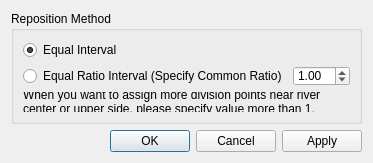
<?xml version="1.0" encoding="UTF-8"?>
<ui version="4.0">
 <class>GridCreatingConditionRiverSurvey15DPointRepositionDialog</class>
 <widget class="QDialog" name="GridCreatingConditionRiverSurvey15DPointRepositionDialog">
  <property name="geometry">
   <rect>
    <x>0</x>
    <y>0</y>
    <width>365</width>
    <height>163</height>
   </rect>
  </property>
  <property name="windowTitle">
   <string>Reposition Division Point</string>
  </property>
  <layout class="QVBoxLayout" name="verticalLayout">
   <item>
    <layout class="QHBoxLayout" name="horizontalLayout">
     <item>
      <widget class="QGroupBox" name="groupBox">
       <property name="title">
        <string>Reposition Method</string>
       </property>
       <layout class="QGridLayout" name="gridLayout">
        <item row="0" column="0">
         <widget class="QRadioButton" name="uniformRadioButton">
          <property name="text">
           <string>Equal Interval</string>
          </property>
          <property name="checked">
           <bool>true</bool>
          </property>
         </widget>
        </item>
        <item row="1" column="0">
         <widget class="QRadioButton" name="equalRatioRadioButton">
          <property name="text">
           <string>Equal Ratio Interval (Specify Common Ratio)</string>
          </property>
         </widget>
        </item>
        <item row="1" column="1">
         <widget class="QDoubleSpinBox" name="ratioSpinBox">
          <property name="minimum">
           <double>0.010000000000000</double>
          </property>
          <property name="singleStep">
           <double>0.100000000000000</double>
          </property>
          <property name="value">
           <double>1.000000000000000</double>
          </property>
         </widget>
        </item>
        <item row="2" column="0" colspan="2">
         <widget class="QLabel" name="label">
          <property name="text">
           <string>When you want to assign more division points near river center or upper side, please specify value more than 1.</string>
          </property>
          <property name="wordWrap">
           <bool>true</bool>
          </property>
         </widget>
        </item>
       </layout>
      </widget>
     </item>
     <item>
      <spacer name="horizontalSpacer">
       <property name="orientation">
        <enum>Qt::Horizontal</enum>
       </property>
       <property name="sizeHint" stdset="0">
        <size>
         <width>4</width>
         <height>20</height>
        </size>
       </property>
      </spacer>
     </item>
    </layout>
   </item>
   <item>
    <spacer name="verticalSpacer">
     <property name="orientation">
      <enum>Qt::Vertical</enum>
     </property>
     <property name="sizeHint" stdset="0">
      <size>
       <width>20</width>
       <height>1</height>
      </size>
     </property>
    </spacer>
   </item>
   <item>
    <widget class="QDialogButtonBox" name="buttonBox">
     <property name="orientation">
      <enum>Qt::Horizontal</enum>
     </property>
     <property name="standardButtons">
      <set>QDialogButtonBox::Apply|QDialogButtonBox::Cancel|QDialogButtonBox::Ok</set>
     </property>
    </widget>
   </item>
  </layout>
 </widget>
 <resources/>
 <connections>
  <connection>
   <sender>buttonBox</sender>
   <signal>accepted()</signal>
   <receiver>GridCreatingConditionRiverSurvey15DPointRepositionDialog</receiver>
   <slot>accept()</slot>
   <hints>
    <hint type="sourcelabel">
     <x>257</x>
     <y>113</y>
    </hint>
    <hint type="destinationlabel">
     <x>157</x>
     <y>274</y>
    </hint>
   </hints>
  </connection>
  <connection>
   <sender>buttonBox</sender>
   <signal>rejected()</signal>
   <receiver>GridCreatingConditionRiverSurvey15DPointRepositionDialog</receiver>
   <slot>reject()</slot>
   <hints>
    <hint type="sourcelabel">
     <x>325</x>
     <y>113</y>
    </hint>
    <hint type="destinationlabel">
     <x>286</x>
     <y>274</y>
    </hint>
   </hints>
  </connection>
  <connection>
   <sender>equalRatioRadioButton</sender>
   <signal>toggled(bool)</signal>
   <receiver>ratioSpinBox</receiver>
   <slot>setEnabled(bool)</slot>
   <hints>
    <hint type="sourcelabel">
     <x>142</x>
     <y>64</y>
    </hint>
    <hint type="destinationlabel">
     <x>294</x>
     <y>65</y>
    </hint>
   </hints>
  </connection>
 </connections>
</ui>
